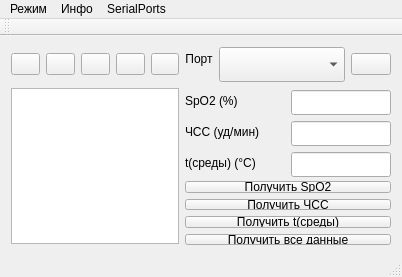
<?xml version="1.0" encoding="UTF-8"?>
<ui version="4.0">
 <class>MainWindow</class>
 <widget class="QMainWindow" name="MainWindow">
  <property name="geometry">
   <rect>
    <x>0</x>
    <y>0</y>
    <width>402</width>
    <height>277</height>
   </rect>
  </property>
  <property name="minimumSize">
   <size>
    <width>274</width>
    <height>237</height>
   </size>
  </property>
  <property name="windowTitle">
   <string>LETI PULSOX</string>
  </property>
  <property name="windowIcon">
   <iconset resource="icon.qrc">
    <normaloff>:/new/icon/icon.png</normaloff>:/new/icon/icon.png</iconset>
  </property>
  <property name="animated">
   <bool>true</bool>
  </property>
  <property name="tabShape">
   <enum>QTabWidget::Rounded</enum>
  </property>
  <widget class="QWidget" name="centralWidget">
   <layout class="QGridLayout" name="gridLayout_5">
    <item row="0" column="1">
     <layout class="QFormLayout" name="formLayout">
      <item row="0" column="1">
       <widget class="QComboBox" name="cmbPort">
        <property name="sizePolicy">
         <sizepolicy hsizetype="Expanding" vsizetype="Minimum">
          <horstretch>0</horstretch>
          <verstretch>21</verstretch>
         </sizepolicy>
        </property>
        <property name="minimumSize">
         <size>
          <width>0</width>
          <height>35</height>
         </size>
        </property>
        <property name="maximumSize">
         <size>
          <width>16777215</width>
          <height>20</height>
         </size>
        </property>
       </widget>
      </item>
      <item row="0" column="0">
       <widget class="QLabel" name="label">
        <property name="text">
         <string>Порт</string>
        </property>
        <property name="alignment">
         <set>Qt::AlignCenter</set>
        </property>
       </widget>
      </item>
     </layout>
    </item>
    <item row="1" column="1" colspan="2">
     <layout class="QHBoxLayout" name="horizontalLayout_2">
      <item>
       <widget class="QLabel" name="label_2">
        <property name="minimumSize">
         <size>
          <width>100</width>
          <height>0</height>
         </size>
        </property>
        <property name="text">
         <string>SpO2 (%)</string>
        </property>
       </widget>
      </item>
      <item>
       <widget class="QLineEdit" name="spo2">
        <property name="enabled">
         <bool>true</bool>
        </property>
        <property name="sizePolicy">
         <sizepolicy hsizetype="Minimum" vsizetype="Minimum">
          <horstretch>0</horstretch>
          <verstretch>0</verstretch>
         </sizepolicy>
        </property>
        <property name="minimumSize">
         <size>
          <width>100</width>
          <height>25</height>
         </size>
        </property>
        <property name="maximumSize">
         <size>
          <width>40</width>
          <height>20</height>
         </size>
        </property>
       </widget>
      </item>
     </layout>
    </item>
    <item row="2" column="1" colspan="2">
     <layout class="QHBoxLayout" name="horizontalLayout_3">
      <item>
       <widget class="QLabel" name="label_3">
        <property name="text">
         <string>ЧСС (уд/мин)</string>
        </property>
       </widget>
      </item>
      <item>
       <widget class="QLineEdit" name="BPM">
        <property name="sizePolicy">
         <sizepolicy hsizetype="Fixed" vsizetype="Ignored">
          <horstretch>0</horstretch>
          <verstretch>0</verstretch>
         </sizepolicy>
        </property>
        <property name="minimumSize">
         <size>
          <width>100</width>
          <height>25</height>
         </size>
        </property>
        <property name="maximumSize">
         <size>
          <width>40</width>
          <height>20</height>
         </size>
        </property>
       </widget>
      </item>
     </layout>
    </item>
    <item row="3" column="1" colspan="2">
     <layout class="QHBoxLayout" name="horizontalLayout_4">
      <item>
       <widget class="QLabel" name="label_4">
        <property name="text">
         <string>t(среды) (°C)</string>
        </property>
       </widget>
      </item>
      <item>
       <widget class="QLineEdit" name="temp">
        <property name="sizePolicy">
         <sizepolicy hsizetype="Fixed" vsizetype="Fixed">
          <horstretch>0</horstretch>
          <verstretch>0</verstretch>
         </sizepolicy>
        </property>
        <property name="minimumSize">
         <size>
          <width>100</width>
          <height>25</height>
         </size>
        </property>
        <property name="maximumSize">
         <size>
          <width>40</width>
          <height>20</height>
         </size>
        </property>
       </widget>
      </item>
     </layout>
    </item>
    <item row="0" column="0">
     <layout class="QHBoxLayout" name="horizontalLayout_5">
      <item>
       <widget class="QPushButton" name="pushButton_4">
        <property name="text">
         <string/>
        </property>
        <property name="icon">
         <iconset resource="res.qrc">
          <normaloff>:/new/icons/discover.png</normaloff>:/new/icons/discover.png</iconset>
        </property>
        <property name="iconSize">
         <size>
          <width>20</width>
          <height>20</height>
         </size>
        </property>
       </widget>
      </item>
      <item>
       <widget class="QPushButton" name="pushButton_3">
        <property name="text">
         <string/>
        </property>
        <property name="icon">
         <iconset resource="res.qrc">
          <normaloff>:/new/icons/f54d43d0a3c566ff89a05632f01bf6b3.png</normaloff>:/new/icons/f54d43d0a3c566ff89a05632f01bf6b3.png</iconset>
        </property>
        <property name="iconSize">
         <size>
          <width>20</width>
          <height>20</height>
         </size>
        </property>
       </widget>
      </item>
      <item>
       <widget class="QPushButton" name="pushButton_2">
        <property name="text">
         <string/>
        </property>
        <property name="icon">
         <iconset resource="res.qrc">
          <normaloff>:/new/icons/800px-Artworkbean_broom.svg.png</normaloff>:/new/icons/800px-Artworkbean_broom.svg.png</iconset>
        </property>
        <property name="iconSize">
         <size>
          <width>20</width>
          <height>20</height>
         </size>
        </property>
       </widget>
      </item>
      <item>
       <widget class="QPushButton" name="pushButton_6">
        <property name="text">
         <string/>
        </property>
        <property name="icon">
         <iconset resource="res.qrc">
          <normaloff>:/new/icons/png-clipart-computer-icons-others-miscellaneous-angle.png</normaloff>:/new/icons/png-clipart-computer-icons-others-miscellaneous-angle.png</iconset>
        </property>
        <property name="iconSize">
         <size>
          <width>19</width>
          <height>18</height>
         </size>
        </property>
       </widget>
      </item>
      <item>
       <widget class="QPushButton" name="pushButton_5">
        <property name="text">
         <string/>
        </property>
        <property name="icon">
         <iconset resource="res.qrc">
          <normaloff>:/new/icons/19-195014_icon-book-v-neck-tees-clipart-png-download.png</normaloff>:/new/icons/19-195014_icon-book-v-neck-tees-clipart-png-download.png</iconset>
        </property>
        <property name="iconSize">
         <size>
          <width>18</width>
          <height>17</height>
         </size>
        </property>
       </widget>
      </item>
     </layout>
    </item>
    <item row="4" column="1" colspan="2">
     <layout class="QGridLayout" name="gridLayout_3">
      <item row="2" column="0">
       <widget class="QPushButton" name="pushButton_10">
        <property name="minimumSize">
         <size>
          <width>90</width>
          <height>0</height>
         </size>
        </property>
        <property name="text">
         <string>Получить ЧСС</string>
        </property>
       </widget>
      </item>
      <item row="4" column="0">
       <widget class="QPushButton" name="pushButton_9">
        <property name="minimumSize">
         <size>
          <width>90</width>
          <height>0</height>
         </size>
        </property>
        <property name="text">
         <string>Получить t(среды)</string>
        </property>
       </widget>
      </item>
      <item row="0" column="0">
       <widget class="QPushButton" name="pushButton_8">
        <property name="minimumSize">
         <size>
          <width>90</width>
          <height>0</height>
         </size>
        </property>
        <property name="text">
         <string>Получить SpO2</string>
        </property>
       </widget>
      </item>
      <item row="5" column="0">
       <widget class="QPushButton" name="pushButton_11">
        <property name="minimumSize">
         <size>
          <width>90</width>
          <height>0</height>
         </size>
        </property>
        <property name="text">
         <string>Получить все данные</string>
        </property>
       </widget>
      </item>
     </layout>
    </item>
    <item row="0" column="2">
     <widget class="QPushButton" name="pushButton_7">
      <property name="text">
       <string/>
      </property>
      <property name="icon">
       <iconset resource="res.qrc">
        <normaloff>:/new/icons/img_119022.png</normaloff>:/new/icons/img_119022.png</iconset>
      </property>
      <property name="iconSize">
       <size>
        <width>15</width>
        <height>15</height>
       </size>
      </property>
     </widget>
    </item>
    <item row="1" column="0" rowspan="4">
     <layout class="QGridLayout" name="gridLayout">
      <item row="0" column="1">
       <widget class="QTextBrowser" name="textBrowser"/>
      </item>
     </layout>
    </item>
   </layout>
  </widget>
  <widget class="QMenuBar" name="menuBar">
   <property name="geometry">
    <rect>
     <x>0</x>
     <y>0</y>
     <width>402</width>
     <height>17</height>
    </rect>
   </property>
   <widget class="QMenu" name="menuSpO2">
    <property name="title">
     <string>Режим</string>
    </property>
    <addaction name="action"/>
    <addaction name="action_2"/>
    <addaction name="action_3"/>
   </widget>
   <widget class="QMenu" name="menu">
    <property name="title">
     <string>Инфо</string>
    </property>
    <addaction name="actionAbout"/>
    <addaction name="action_4"/>
   </widget>
   <widget class="QMenu" name="menuSerialPorts">
    <property name="title">
     <string>SerialPorts</string>
    </property>
    <addaction name="action_5"/>
   </widget>
   <addaction name="menuSpO2"/>
   <addaction name="menu"/>
   <addaction name="menuSerialPorts"/>
  </widget>
  <widget class="QToolBar" name="mainToolBar">
   <attribute name="toolBarArea">
    <enum>TopToolBarArea</enum>
   </attribute>
   <attribute name="toolBarBreak">
    <bool>false</bool>
   </attribute>
  </widget>
  <widget class="QStatusBar" name="statusBar"/>
  <action name="action">
   <property name="text">
    <string>Обновление списка портов</string>
   </property>
  </action>
  <action name="action_2">
   <property name="text">
    <string>Очистка архива данных</string>
   </property>
  </action>
  <action name="action_3">
   <property name="text">
    <string>Завершение работы</string>
   </property>
  </action>
  <action name="actionAbout">
   <property name="text">
    <string>About</string>
   </property>
  </action>
  <action name="action_4">
   <property name="text">
    <string>Общая информация</string>
   </property>
  </action>
  <action name="action_5">
   <property name="text">
    <string>Автовыбор</string>
   </property>
  </action>
 </widget>
 <layoutdefault spacing="6" margin="11"/>
 <resources>
  <include location="icon.qrc"/>
  <include location="res.qrc"/>
 </resources>
 <connections/>
</ui>
